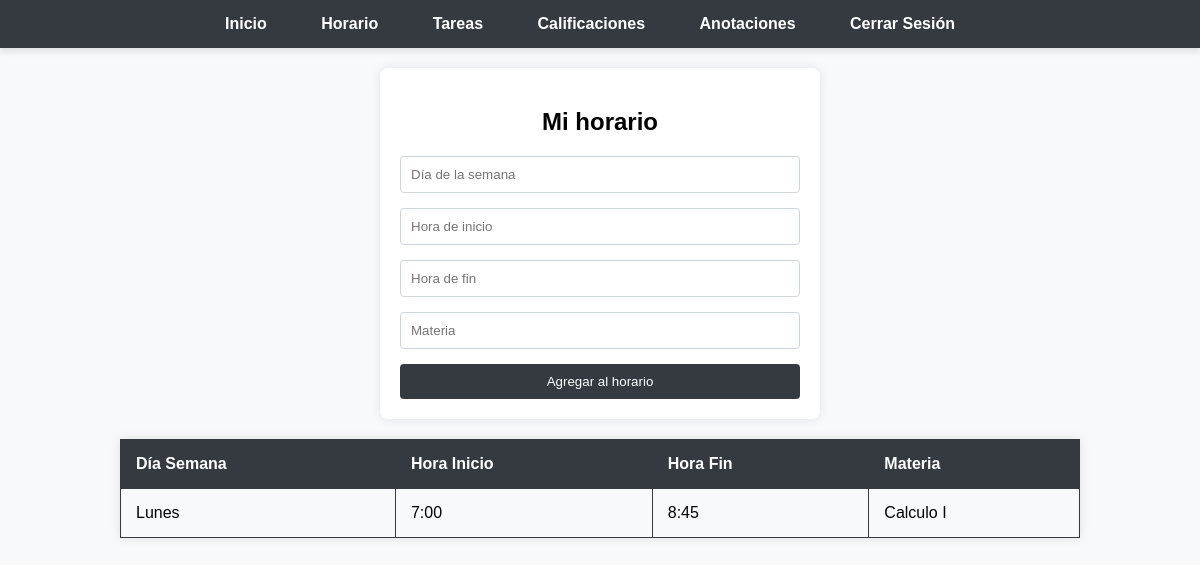
The page /horario (signed in) on the database its author committed.
### tables this page shows
CREATE TABLE horario (
    id integer PRIMARY KEY,
    dia_semana VARCHAR(15) NOT NULL,
    hora_inicio TIME NOT NULL,
    hora_fin TIME NOT NULL,
    materia VARCHAR(50) NOT NULL,
    user_id integer NOT NULL
);

### app.py (the view, shortened to what this page needs)
@app.route("/horario", methods=["GET", "POST"])
@login_required
def horario():
    user_schedules = db.execute("SELECT * FROM Horario WHERE user_id = :user_id", user_id=session["user_id"])
    return render_template("horario.html", schedules=user_schedules)

### helpers.py (called while the page is built)
def login_required(f):
    @wraps(f)
    def decorated_function(*args, **kwargs):
        if session.get("user_id") is None:
            return redirect("/login")
        return f(*args, **kwargs)
    return decorated_function

### templates/horario.html (shortened to what this page needs)
<!DOCTYPE html>
<html lang="en">
<head>
</head>
<body>
    <nav>
        <ul>
            <li><a href="/">Inicio</a></li>
            <li><a href="/horario">Horario</a></li>
            <li><a href="/tareas">Tareas</a></li>
            <li><a href="/calificaciones">Calificaciones</a></li>
            <li><a href="/anotaciones">Anotaciones</a></li>
            <li><a href="/logout">Cerrar Sesión</a></li>
        </ul>
    </nav>
    <form action="/horario" method="post">
        <h2>Mi horario</h2>
        <input type="text" name="dia_semana" placeholder="Día de la semana">
        <input type="text" name="hora_inicio" placeholder="Hora de inicio">
        <input type="text" name="hora_fin" placeholder="Hora de fin">
        <input type="text" name="materia" placeholder="Materia">
        <button type="submit">Agregar al horario</button>
    </form>
    <table>
        <tr>
            <th>Día Semana</th>
            <th>Hora Inicio</th>
            <th>Hora Fin</th>
            <th>Materia</th>
        </tr>
        {% for schedule in schedules %}
        <tr>
            <td>{{ schedule.dia_semana }}</td>
            <td>{{ schedule.hora_inicio }}</td>
            <td>{{ schedule.hora_fin }}</td>
            <td>{{ schedule.materia }}</td>
        </tr>
        {% endfor %}
    </table>
</body>
</html>

### templates/horario.html (style rules this page uses)
body { font-family: 'Arial', sans-serif; margin: 0; padding: 0; box-sizing: border-box; background-color: #f8f9fa; }
nav { background-color: #343a40; padding: 15px; text-align: center; box-shadow: 0 4px 6px rgba(0, 0, 0, 0.1); }
nav ul { list-style: none; margin: 0; padding: 0; }
nav ul li { display: inline-block; margin-right: 20px; transition: transform 0.3s ease-in-out; }
nav ul li a { text-decoration: none; color: #ffffff; font-weight: bold; font-size: 16px; padding: 10px 15px; border-radius: 5px; transition: background-color 0.3s, transform 0.3s ease-in-out; }
form { max-width: 400px; margin: 20px auto; padding: 20px; background-color: #ffffff; border-radius: 8px; box-shadow: 0 0 10px rgba(0, 0, 0, 0.1); text-align: center; }
form h2 { margin-bottom: 20px; }
form input { width: 100%; padding: 10px; margin-bottom: 15px; border: 1px solid #ced4da; border-radius: 4px; box-sizing: border-box; }
form button { width: 100%; padding: 10px; background-color: #343a40; color: #ffffff; border: none; border-radius: 4px; cursor: pointer; }
table { width: 80%; margin: 20px auto; border-collapse: collapse; box-shadow: 0 0 10px rgba(0, 0, 0, 0.1); }
table, th, td { border: 1px solid #343a40; }
th, td { padding: 15px; text-align: left; }
th { background-color: #343a40; color: #ffffff; }

### rows shown on the page
horario: dia_semana "Lunes", hora_inicio "7:00", hora_fin "8:45", materia "Calculo I"
